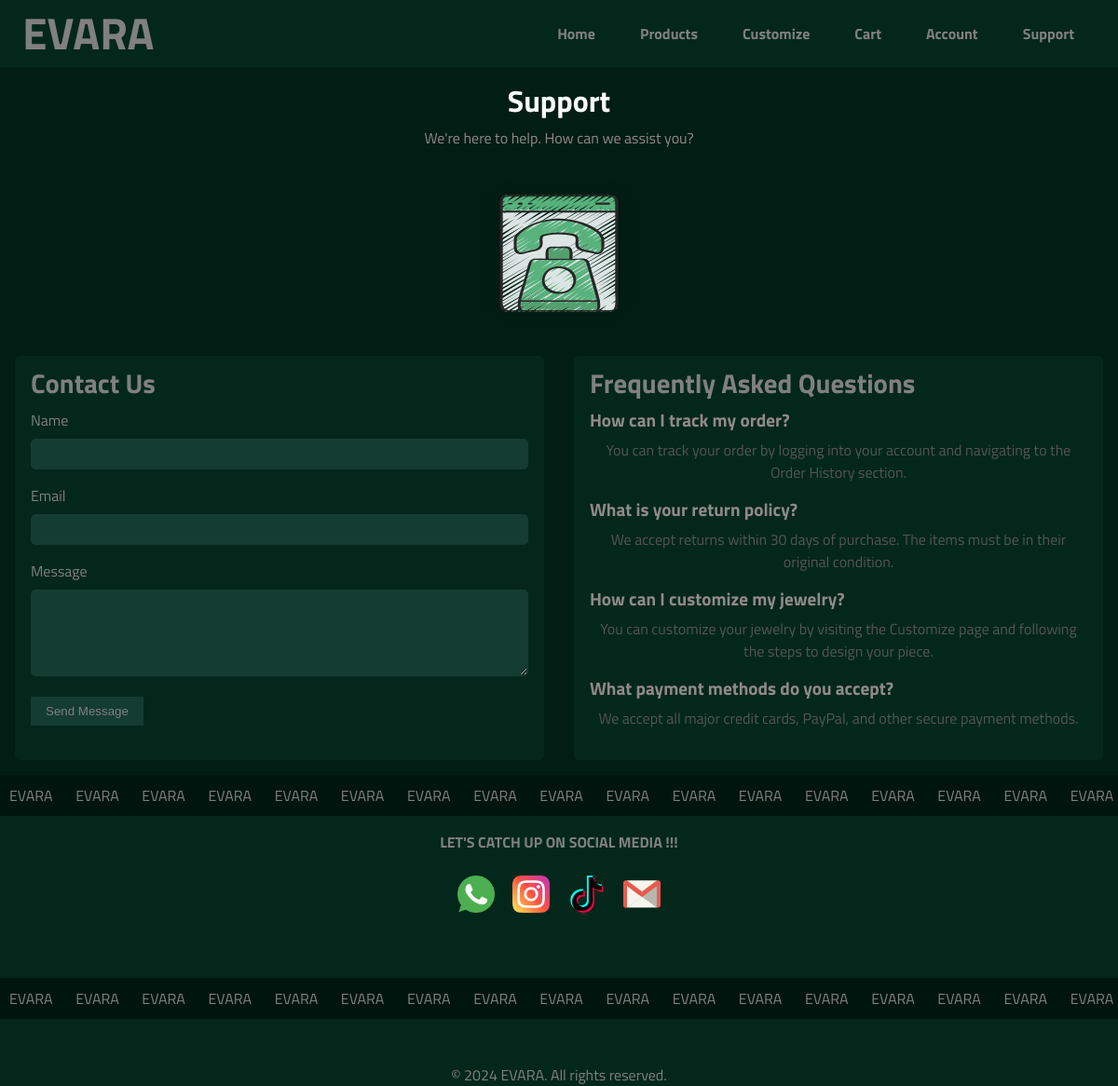
/support.php, run on the app's committed database.
### tables this page shows
CREATE TABLE `faqs` (
  `faq_id` int(11) NOT NULL,
  `question` text DEFAULT NULL,
  `answer` text DEFAULT NULL
);

### support.php (the view, shortened to what this page needs)
<?php
$servername = "localhost";
$username = "root";
$password = "";
$dbname = "evara_db";
$conn = new mysqli($servername, $username, $password, $dbname);
$sql = "SELECT question, answer FROM faqs";
$result = $conn->query($sql);
$faqs = [];
if ($result->num_rows > 0) {
    while ($row = $result->fetch_assoc()) {
        $faqs[] = $row;
    }
} else {
    $faqs = [];
}
?>
<!DOCTYPE html>
<html lang="en">
<head>
    <link rel="stylesheet" href="CSS/support.css">
    <link rel="stylesheet" href="CSS/style.css">
</head>
<body>
    <header>
             <div class="logo"><b>EVARA</b></div>
        <nav>
             <ul>
                <li><a href="index.php"><b>Home</b></a></li>
                <li><a href="product.php"><b>Products</b></a></li>
                <li><a href="customize.php"><b>Customize</b></a></li>
                <li><a href="cart.php"><b>Cart</b></a></li>
                <li><a href="loginORsignup.php"><b>Account</b></a></li>
                <li><a href="support.php"><b>Support &nbsp;</b></a></li>
            </ul>
        </nav>
    </header>
    <main>
        <section class="support">
            <br>
            <br>
            <h1>Support</h1>
            <p>We're here to help. How can we assist you?</p>
            <br>
            <br>
                <div class="contact-us">
                    <img src="pics/contactus.png" alt="Contact us Image">
                </div>
                <br>
            <div class="supportBox">
                <div class="contact-form">
                    <h2>Contact Us</h2>
                    <form>
                        <label for="name">Name</label>
                        <input type="text" id="name" name="name" required>
                        <label for="email">Email</label>
                        <input type="email" id="email" name="email" required>
                        <label for="message">Message</label>
                        <textarea id="message" name="message" rows="5" required></textarea>
                        <button type="submit" onClick="validateMsg()">Send Message</button>
                    </form>
                </div>
                <div class="faq">
                    <h2>Frequently Asked Questions</h2>
                    <?php foreach ($faqs as $faq): ?>
                        <div class="faq-item">
                            <h3><?php echo htmlspecialchars($faq['question']); ?></h3>
                            <p><?php echo htmlspecialchars($faq['answer']); ?></p>
                        </div>
                    <?php endforeach; ?>
                </div>
            </div>
        </section>
    </main>
    <section class="marqueeBox ">
        <div class="marquee">
            EVARA   &nbsp;    &nbsp;  &nbsp; EVARA  &nbsp;   &nbsp; &nbsp; EVARA     &nbsp;  &nbsp;    &nbsp; EVARA  &nbsp; &nbsp;   &nbsp; EVARA     &nbsp;    &nbsp;  &nbsp; EVARA  &nbsp;   &nbsp; &nbsp;
            EVARA   &nbsp;    &nbsp;  &nbsp; EVARA  &nbsp;   &nbsp; &nbsp; EVARA     &nbsp;  &nbsp;    &nbsp; EVARA  &nbsp; &nbsp;   &nbsp; EVARA     &nbsp;    &nbsp;  &nbsp; EVARA  &nbsp;   &nbsp; &nbsp;
            EVARA   &nbsp;    &nbsp;  &nbsp; EVARA  &nbsp;   &nbsp; &nbsp; EVARA     &nbsp;  &nbsp;    &nbsp; EVARA  &nbsp; &nbsp;   &nbsp; EVARA     &nbsp;    &nbsp;  &nbsp; EVARA  &nbsp;   &nbsp; &nbsp;
            EVARA   &nbsp;    &nbsp;  &nbsp; EVARA  &nbsp;   &nbsp; &nbsp; EVARA     &nbsp;  &nbsp;    &nbsp; EVARA  &nbsp; &nbsp;   &nbsp; EVARA     &nbsp;    &nbsp;  &nbsp; EVARA  &nbsp;   &nbsp; &nbsp;
            EVARA   &nbsp;    &nbsp;  &nbsp; EVARA  &nbsp;   &nbsp; &nbsp; EVARA     &nbsp;  &nbsp;    &nbsp; EVARA  &nbsp; &nbsp;   &nbsp; EVARA     &nbsp;    &nbsp;  &nbsp; EVARA  &nbsp;   &nbsp; &nbsp;
            EVARA   &nbsp;    &nbsp;  &nbsp; EVARA  &nbsp;   &nbsp; &nbsp; EVARA     &nbsp;  &nbsp;    &nbsp; EVARA  &nbsp; &nbsp;   &nbsp; EVARA     &nbsp;    &nbsp;  &nbsp; EVARA  &nbsp;   &nbsp; &nbsp;
            EVARA   &nbsp;    &nbsp;  &nbsp; EVARA  &nbsp;   &nbsp; &nbsp; EVARA     &nbsp;  &nbsp;    &nbsp; EVARA  &nbsp; &nbsp;   &nbsp; EVARA     &nbsp;    &nbsp;  &nbsp; EVARA  &nbsp;   &nbsp; &nbsp;
            EVARA   &nbsp;    &nbsp;  &nbsp; EVARA  &nbsp;   &nbsp; &nbsp; EVARA     &nbsp;  &nbsp;    &nbsp; EVARA  &nbsp; &nbsp;   &nbsp; EVARA     &nbsp;    &nbsp;  &nbsp; EVARA  &nbsp;   &nbsp; &nbsp;
            EVARA   &nbsp;    &nbsp;  &nbsp; EVARA  &nbsp;   &nbsp; &nbsp; EVARA     &nbsp;  &nbsp;    &nbsp; EVARA  &nbsp; &nbsp;   &nbsp; EVARA     &nbsp;    &nbsp;  &nbsp; EVARA  &nbsp;   &nbsp; &nbsp;
            EVARA   &nbsp;    &nbsp;  &nbsp; EVARA  &nbsp;   &nbsp; &nbsp; EVARA     &nbsp;  &nbsp;    &nbsp; EVARA  &nbsp; &nbsp;   &nbsp; EVARA     &nbsp;    &nbsp;  &nbsp; EVARA  &nbsp;   &nbsp; &nbsp;
            EVARA   &nbsp;    &nbsp;  &nbsp; EVARA  &nbsp;   &nbsp; &nbsp; EVARA     &nbsp;  &nbsp;    &nbsp; EVARA  &nbsp; &nbsp;   &nbsp; EVARA     &nbsp;    &nbsp;  &nbsp; EVARA  &nbsp;   &nbsp; &nbsp;
            EVARA   &nbsp;    &nbsp;  &nbsp; EVARA  &nbsp;   &nbsp; &nbsp; EVARA     &nbsp;  &nbsp;    &nbsp; EVARA  &nbsp; &nbsp;   &nbsp; EVARA     &nbsp;    &nbsp;  &nbsp; EVARA  &nbsp;   &nbsp; &nbsp;
        </div>
    </section>
    <footer>
        <section class="homeMedia">
            <div class="social">
                <h4>LET'S CATCH UP ON SOCIAL MEDIA !!!</h4>
                <br>
                <a href="https://wa.me/0740665317" target="_blank"><img src="pics/whtsapp.png" alt="WhatsApp"></a>
                <a href="https://www.instagram.com/" target="_blank"><img src="pics/insta.png" alt="Instagram"></a>
                <a href="https://www.tiktok.com/" target="_blank"><img src="pics/tiktok.png" alt="TikTok"></a>
                <a href="mailto:contactus@gmail.com" target="_blank"><img src="pics/mail.png" alt="Email"></a>
            </div>
        </section>
        <br>
        <br>
        <section class="marqueeBox">
            <div class="marquee">
                EVARA   &nbsp;    &nbsp;  &nbsp; EVARA  &nbsp;   &nbsp; &nbsp; EVARA     &nbsp;  &nbsp;    &nbsp; EVARA  &nbsp; &nbsp;   &nbsp; EVARA     &nbsp;    &nbsp;  &nbsp; EVARA  &nbsp;   &nbsp; &nbsp;
                EVARA   &nbsp;    &nbsp;  &nbsp; EVARA  &nbsp;   &nbsp; &nbsp; EVARA     &nbsp;  &nbsp;    &nbsp; EVARA  &nbsp; &nbsp;   &nbsp; EVARA     &nbsp;    &nbsp;  &nbsp; EVARA  &nbsp;   &nbsp; &nbsp;
                EVARA   &nbsp;    &nbsp;  &nbsp; EVARA  &nbsp;   &nbsp; &nbsp; EVARA     &nbsp;  &nbsp;    &nbsp; EVARA  &nbsp; &nbsp;   &nbsp; EVARA     &nbsp;    &nbsp;  &nbsp; EVARA  &nbsp;   &nbsp; &nbsp;
                EVARA   &nbsp;    &nbsp;  &nbsp; EVARA  &nbsp;   &nbsp; &nbsp; EVARA     &nbsp;  &nbsp;    &nbsp; EVARA  &nbsp; &nbsp;   &nbsp; EVARA     &nbsp;    &nbsp;  &nbsp; EVARA  &nbsp;   &nbsp; &nbsp;
                EVARA   &nbsp;    &nbsp;  &nbsp; EVARA  &nbsp;   &nbsp; &nbsp; EVARA     &nbsp;  &nbsp;    &nbsp; EVARA  &nbsp; &nbsp;   &nbsp; EVARA     &nbsp;    &nbsp;  &nbsp; EVARA  &nbsp;   &nbsp; &nbsp;
                EVARA   &nbsp;    &nbsp;  &nbsp; EVARA  &nbsp;   &nbsp; &nbsp; EVARA     &nbsp;  &nbsp;    &nbsp; EVARA  &nbsp; &nbsp;   &nbsp; EVARA     &nbsp;    &nbsp;  &nbsp; EVARA  &nbsp;   &nbsp; &nbsp;
                EVARA   &nbsp;    &nbsp;  &nbsp; EVARA  &nbsp;   &nbsp; &nbsp; EVARA     &nbsp;  &nbsp;    &nbsp; EVARA  &nbsp; &nbsp;   &nbsp; EVARA     &nbsp;    &nbsp;  &nbsp; EVARA  &nbsp;   &nbsp; &nbsp;
                EVARA   &nbsp;    &nbsp;  &nbsp; EVARA  &nbsp;   &nbsp; &nbsp; EVARA     &nbsp;  &nbsp;    &nbsp; EVARA  &nbsp; &nbsp;   &nbsp; EVARA     &nbsp;    &nbsp;  &nbsp; EVARA  &nbsp;   &nbsp; &nbsp;
                EVARA   &nbsp;    &nbsp;  &nbsp; EVARA  &nbsp;   &nbsp; &nbsp; EVARA     &nbsp;  &nbsp;    &nbsp; EVARA  &nbsp; &nbsp;   &nbsp; EVARA     &nbsp;    &nbsp;  &nbsp; EVARA  &nbsp;   &nbsp; &nbsp;
                EVARA   &nbsp;    &nbsp;  &nbsp; EVARA  &nbsp;   &nbsp; &nbsp; EVARA     &nbsp;  &nbsp;    &nbsp; EVARA  &nbsp; &nbsp;   &nbsp; EVARA     &nbsp;    &nbsp;  &nbsp; EVARA  &nbsp;   &nbsp; &nbsp;
                EVARA   &nbsp;    &nbsp;  &nbsp; EVARA  &nbsp;   &nbsp; &nbsp; EVARA     &nbsp;  &nbsp;    &nbsp; EVARA  &nbsp; &nbsp;   &nbsp; EVARA     &nbsp;    &nbsp;  &nbsp; EVARA  &nbsp;   &nbsp; &nbsp;
                EVARA   &nbsp;    &nbsp;  &nbsp; EVARA  &nbsp;   &nbsp; &nbsp; EVARA     &nbsp;  &nbsp;    &nbsp; EVARA  &nbsp; &nbsp;   &nbsp; EVARA     &nbsp;    &nbsp;  &nbsp; EVARA  &nbsp;   &nbsp; &nbsp;
            </div>
        </section>
        <br>
        <br>
        <p>&copy; 2024 EVARA. All rights reserved.</p>
    </footer>
</body>
</html>

### CSS/support.css (style rules this page uses)
.support { max-width: 1200px; margin: 0 auto; }
.support p { color: #918989; text-align: center; }
h1 { color: #ffffff; font-size: 2rem; text-align: center; margin-bottom: 1rem; margin-top: 3rem; }
.contact-us { flex: 1; text-align: center; }
.contact-us img { max-width: 100%; height: auto; border-radius: 8px; box-shadow: 0 0 20px rgba(0, 0, 0, 0.1); }
.supportBox { display: flex; justify-content: space-between; flex-wrap: wrap; color: #808080; }
.contact-form, .faq { flex: 1; margin: 1rem; padding: 1rem; border: 1px solid #03271b; border-radius: 5px; background-color: #03271b; }
.contact-form h2, .faq h2 { font-size: 1.8rem; margin-bottom: 1rem; }
.contact-form label { display: block; margin-bottom: 0.5rem; background-color: #03271b; color: #808080; }
.contact-form input, .contact-form textarea { width: 100%; padding: 0.5rem; margin-bottom: 1rem; border: 1px solid #153c30; border-radius: 5px; background-color: #153c30; color:#808080; }
.contact-form button { padding: 0.5rem 1rem; background-color: #153c30; border: none; color: #808080; cursor: pointer; }
.faq-item { margin-bottom: 1rem; }
.faq-item h3 { font-size: 1.2rem; margin-bottom: 0.5rem; color: #918989; }
.faq-item p { margin: 0; color: #555; }

### CSS/style.css (style rules this page uses)
* { box-sizing: border-box; margin: 0; padding: 0; }
body { background-color: #011d14; line-height: 24px; font-size: 16px; font-weight: 400; visibility: visible; font-family: "Titillium Web", sans-serif; color: #808080; margin: 0; padding: 0; }
header { background-color: #03271b; color: #808080; padding: 1.5rem; display: flex; justify-content: space-between; align-items: center; position: fixed; background-attachment: fixed; backdrop-filter: blur(10px); width: 100%; z-index: 100; }
header .logo { font-size: 3rem; }
header nav ul { list-style: none; display: flex; margin: 0; padding: 0; }
header nav ul li { margin-left: 1rem; }
header nav ul li a { color: #808080; text-decoration: none; padding: 1rem; font-size: 1rem; transition: color 0.3s ease; }
.marqueeBox { overflow: hidden; white-space: nowrap; background-color: #01150f; color:#808080; padding: 10px 10px ; }
.marquee { display: inline-block; white-space: nowrap; animation: marquee 90s linear infinite; width: 100%; }
footer { background-color: #03271b; color: #808080; text-align: center; position: relative; bottom: 0; width: 100%; }
.homeMedia { display: flex; align-items: center; max-width: 800px; margin: 0 auto; padding: 1rem; justify-content: center; }
.homeMedia .social img, .homeMedia .contact img { width: 40px; height: 40px; margin: 0 0.5rem; justify-content: space-between; }

### data on the page
faqs: question "How can I track my order?", answer "You can track your order by logging into your account and navigating to the Order History section."
faqs: question "What is your return policy?", answer "We accept returns within 30 days of purchase. The items must be in their original condition."
faqs: question "How can I customize my jewelry?", answer "You can customize your jewelry by visiting the Customize page and following the steps to design your piece."
faqs: question "What payment methods do you accept?", answer "We accept all major credit cards, PayPal, and other secure payment methods."
